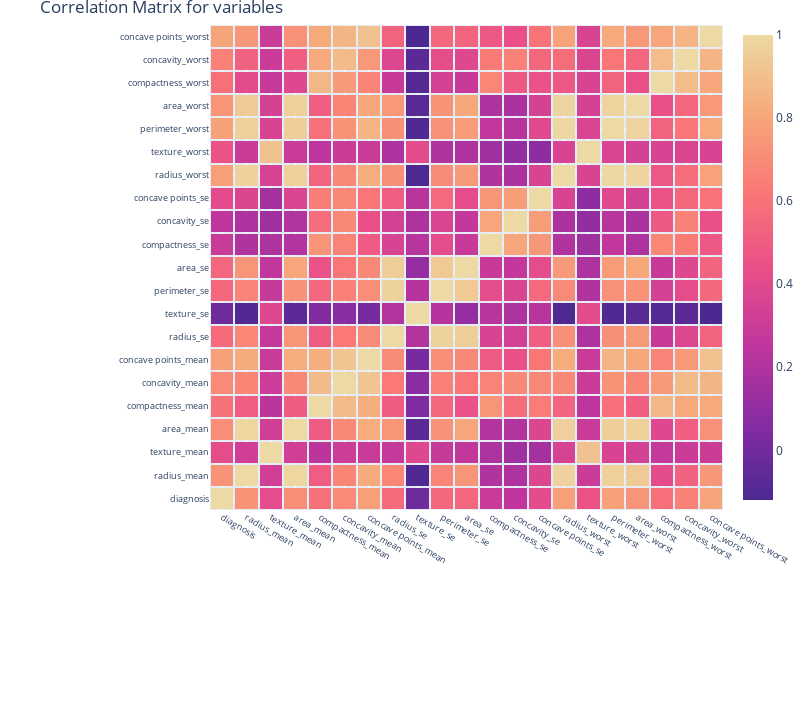

Notebook source saved alongside this figure:
### Code cell
#corr(), veri çerçevesindeki tüm sütunların ikili korelasyonunu bulmak için kullanılır.
correlation = data.corr()
matrix_cols = correlation.columns.tolist()
#diziye çevirilmiştir
corr_array  = np.array(correlation)
trace = go.Heatmap(z = corr_array,
                   x = matrix_cols,
                   y = matrix_cols,
                   xgap = 2,
                   ygap = 2,
                   colorscale='Agsunset',
                   colorbar   = dict() ,
                  )
layout = go.Layout(dict(title = 'Correlation Matrix for variables',
                        autosize = False,
                        height  = 720,
                        width   = 800,
                        margin  = dict(r = 0 ,l = 210,
                                       t = 25,b = 210,
                                     ),
                        yaxis   = dict(tickfont = dict(size = 9)),
                        xaxis   = dict(tickfont = dict(size = 9)),
                       )
                  )
fig = go.Figure(data = [trace],layout = layout)
py.iplot(fig)

### Figure 1 — Plotly figure (JSON) as saved in the notebook; plotly's stock layout.template omitted (floating-point values rounded to 4 significant figures; data arrays with more than 128 entries replaced by an {"elided": "..."} marker saying what was removed)
{"data": [{"colorscale": [[0, "rgb(75, 41, 145)"], [0.1667, "rgb(135, 44, 162)"], [0.3333, "rgb(192, 54, 157)"], [0.5, "rgb(234, 79, 136)"], [0.6667, "rgb(250, 120, 118)"], [0.8333, "rgb(246, 169, 122)"], [1, "rgb(237, 217, 163)"]], "type": "heatmap", "x": ["diagnosis", "radius_mean", "texture_mean", "area_mean", "compactness_mean", "concavity_mean", "concave points_mean", "radius_se", "texture_se", "perimeter_se", "area_se", "compactness_se", "concavity_se", "concave points_se", "radius_worst", "texture_worst", "perimeter_worst", "area_worst", "compactness_worst", "concavity_worst", "concave points_worst"], "xgap": 2, "y": ["diagnosis", "radius_mean", "texture_mean", "area_mean", "compactness_mean", "concavity_mean", "concave points_mean", "radius_se", "texture_se", "perimeter_se", "area_se", "compactness_se", "concavity_se", "concave points_se", "radius_worst", "texture_worst", "perimeter_worst", "area_worst", "compactness_worst", "concavity_worst", "concave points_worst"], "ygap": 2, "z": {"elided": "21x21 float values"}}], "layout": {"autosize": false, "height": 720, "margin": {"b": 210, "l": 210, "r": 0, "t": 25}, "title": {"text": "Correlation Matrix for variables"}, "width": 800, "xaxis": {"tickfont": {"size": 9}}, "yaxis": {"tickfont": {"size": 9}}}}
